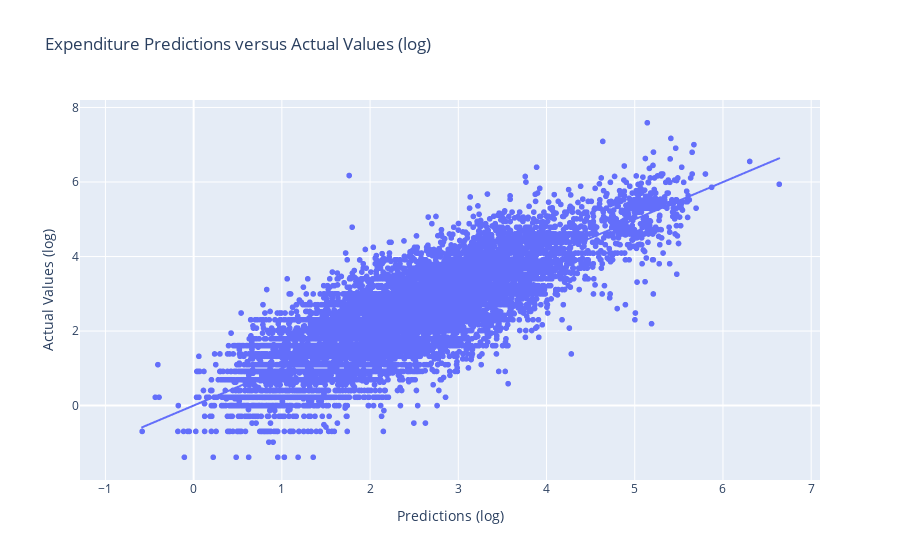

Notebook code for this chart:
### Code cell
%matplotlib notebook
df = pd.DataFrame({'y':y,'yhat':reg_result.get_predicted_log_expenditures()})
px.scatter(df, 
           x='yhat',
           y='y',
           labels={
               'yhat': 'Predictions (log)',
               'y': 'Actual Values (log)'
           },
           title='Expenditure Predictions versus Actual Values (log)',
           trendline='ols')

### Figure 1 — Plotly figure (JSON) as saved in the notebook; plotly's stock layout.template omitted (floating-point values rounded to 4 significant figures; data arrays with more than 128 entries replaced by an {"elided": "..."} marker saying what was removed)
{"data": [{"hovertemplate": "Predictions (log)=%{x}<br>Actual Values (log)=%{y}<extra></extra>", "legendgroup": "", "marker": {"color": "#636efa", "symbol": "circle"}, "mode": "markers", "name": "", "showlegend": false, "type": "scattergl", "x": {"elided": "23901 float values"}, "xaxis": "x", "y": {"elided": "23901 float values"}, "yaxis": "y"}, {"hovertemplate": "<b>OLS trendline</b><br>y = 0.999538 * yhat + 0.00109388<br>R<sup>2</sup>=0.688421<br><br>Predictions (log)=%{x}<br>Actual Values (log)=%{y} <b>(trend)</b><extra></extra>", "legendgroup": "", "marker": {"color": "#636efa", "symbol": "circle"}, "mode": "lines", "name": "", "showlegend": false, "type": "scattergl", "x": {"elided": "13236 float values"}, "xaxis": "x", "y": {"elided": "13236 float values"}, "yaxis": "y"}], "layout": {"legend": {"tracegroupgap": 0}, "title": {"text": "Expenditure Predictions versus Actual Values (log)"}, "xaxis": {"anchor": "y", "domain": [0, 1], "title": {"text": "Predictions (log)"}}, "yaxis": {"anchor": "x", "domain": [0, 1], "title": {"text": "Actual Values (log)"}}}}
